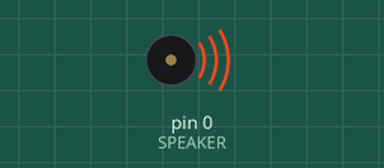
Simulated run of this sketch. Board: Teensy 4. Shown: buzzer (waves = sounding).

Above: at 0.1 s.
At 110.0 s:
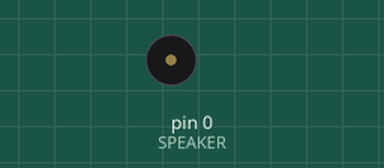
Timing chart, 0 to 111.5 s (numbered marks = the images above):
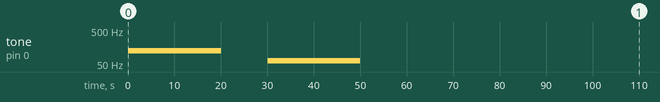

The sketch:

Interrupts_2_4_Thomas_Gilman.ino
```cpp
//Thomas Gilman
//Lab 5
//Interrupts 2_4
//ETEM 2311_51

int SPEAKER = 0;
int Second = 1000000;
int halfSTimer = 500000;
int Octave = 200;     //.2milliseconds
int freqTimer = 200;
int OctaveIndex = 0;
int waiting = 0;

IntervalTimer SpeakerTimer;

void setup()
{
  pinMode(SPEAKER,OUTPUT);
  SpeakerTimer.begin(toggleSpeaker,1); //go through every microsecond
}

void loop()
{;}

void toggleSpeaker()
{
  if( waiting != 1)
  {
    if(Second-- != 0) //has it been a second?
    {
      if(freqTimer-- != 0);//is freqTimer up?
      else
      {
        digitalWrite(SPEAKER, digitalRead(SPEAKER)^1);//toggle speaker
        freqTimer = Octave;  //reset freqTimer
      }
    }
    else
    {
      waiting = 1;  //now waiting
      Second = 1000000; //reset SecondTimer
    }
  }
  else
  {
    if(halfSTimer-- != 0)
    {;}
    else
    {
      halfSTimer = 500000;//resetWaitTimer
      if(OctaveIndex == 7)
      {
        Octave = 200;   //reset octave
        OctaveIndex = 0;
      }
      else
      {
        OctaveIndex++;
        Octave = Octave*2;    //next octave
      }
      freqTimer = Octave;
      waiting = 0;     //not waiting anymore
    }
  }
}
```

Measured:
- by itself, tone on pin 0 (SPEAKER): silent → 124 Hz at 0.06 s, → silent 20.0 s later, → 62 Hz 10.0 s later, → silent 20.0 s later
